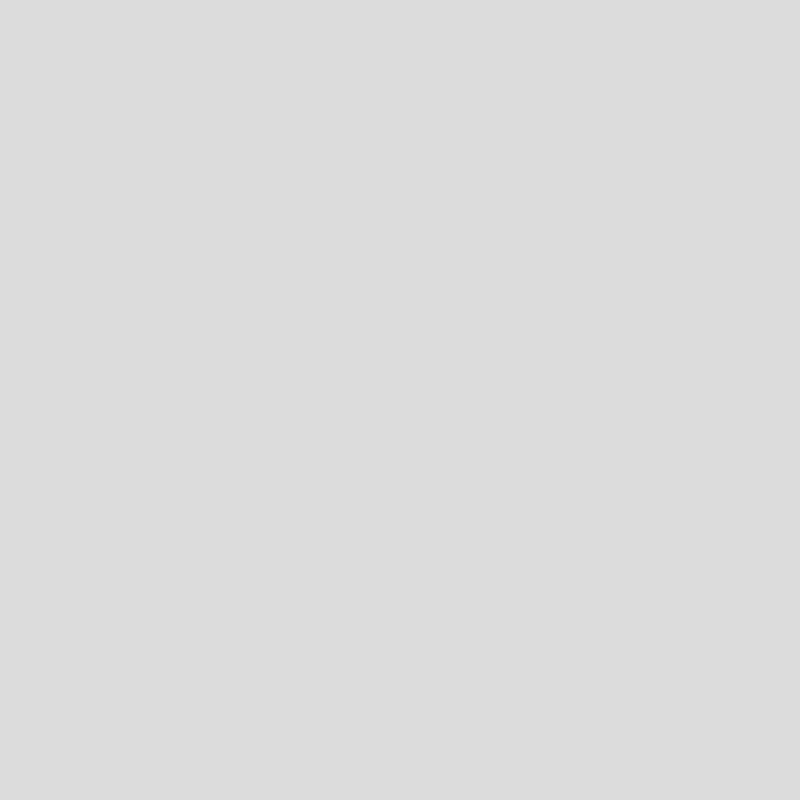
Frame 1 (no input)
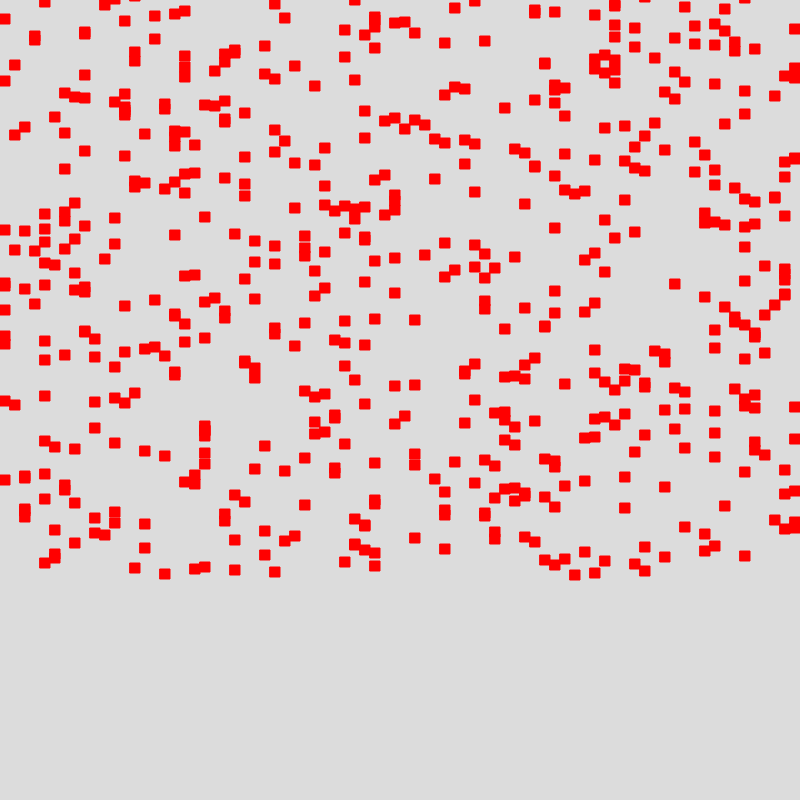
Frame 60 (no input)
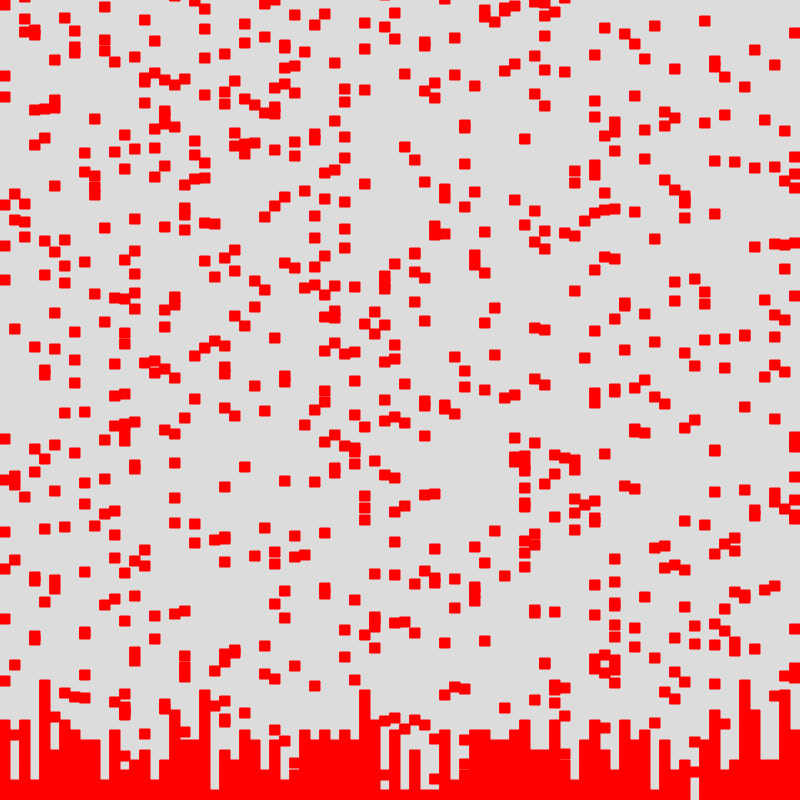
Frame 120 (the mouse pressed at the canvas centre since frame 60)

The p5.js sketch that drew these frames (run headless with seeded random() and noise() and a simulated clock; from frame 60 on, the mouse is pressed at the canvas centre):

// p5.js sketch
// ── sketch.js
function setup() {
  createCanvas(800, 800);
  size = 10;
  count = 0;
  fallSpeed = 10;
  rate = 10;
  columns = [];
  for(let i = 0; i < width/size; i++){
    append(columns,[]);
  }
  frameRate(30);
  
  clr = "red";
  
  stroke(clr);
  fill(clr);
}

function draw() {
  background(220);
  for(let i = 0; i < columns.length; i++){
    for(let j = 0; j < columns[i].length; j++){
      let d = height - (size * (Number(j)+1));
      
      rect(i * size, columns[i][j], size, size);
	  
      if(columns[i][j] < (d - fallSpeed)){
      	columns[i][j] += fallSpeed;
      }
      else if(columns[i][j] > (d + fallSpeed)){
        columns[i][j] -= fallSpeed;
      }
	  else{
		columns[i][j] = d;
	  }
    }
  }
  
  if(count < ((width/size+1) * (height/size+1))){
	for(let c = 0; c < rate; c++){
		var flag = true;
		var col;
		while(flag){ //keep trying random columns until a non-full is found
		  col = floor(random(columns.length));
		  if(columns[col].length >= (height/size)){
			flag = true;
		  }
		  else{
			columns[col].push(-size - c);
				count++;
			flag = false;
		  }
		}
	}
  }
}
